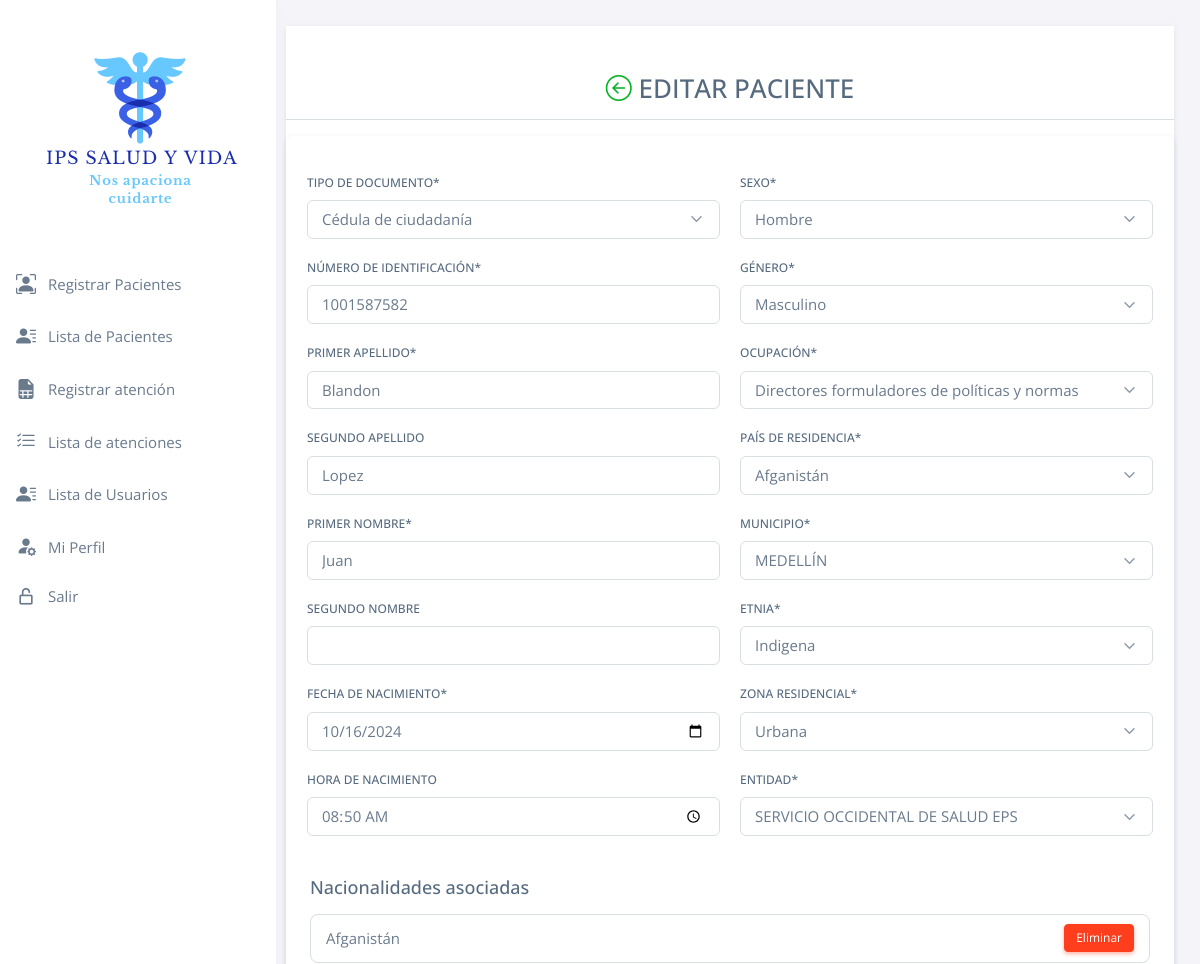
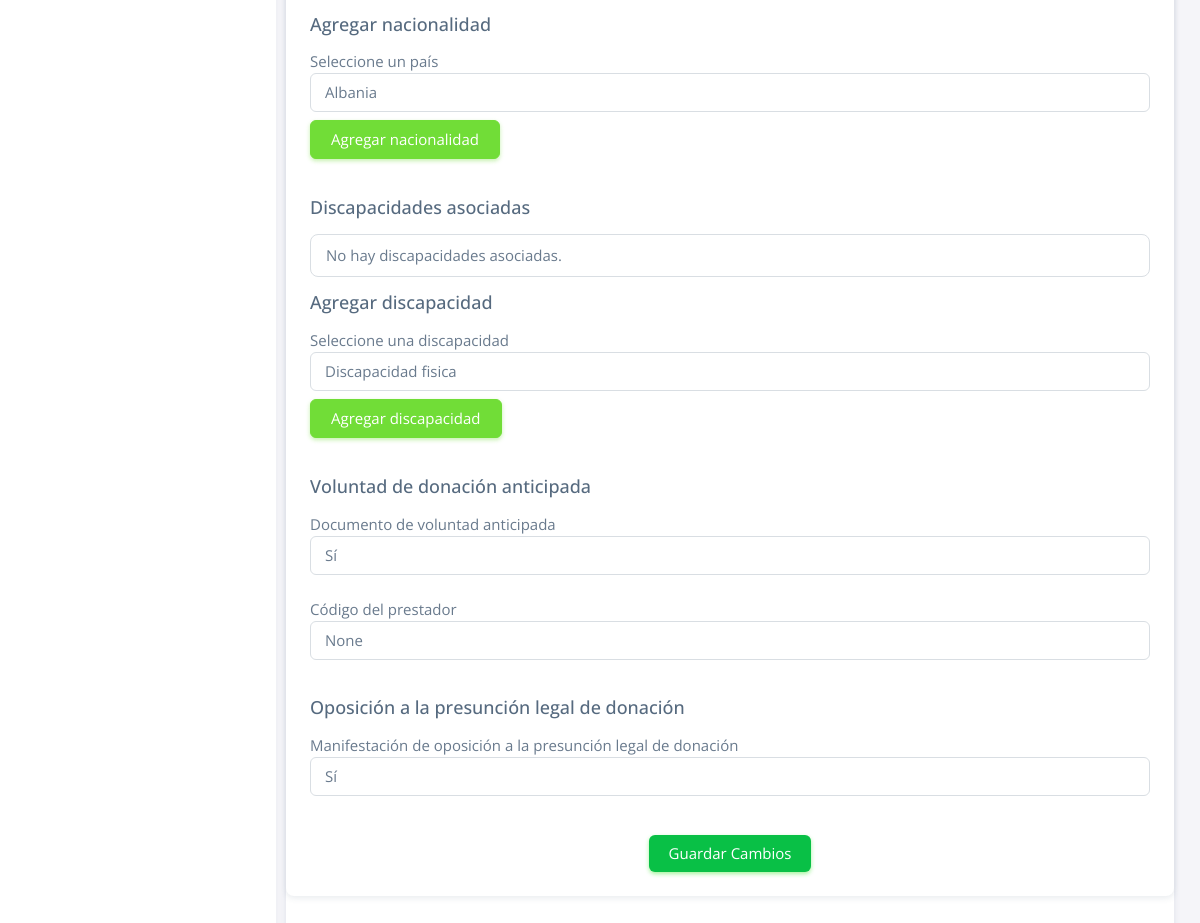
Page /editarPaciente/15 on the committed database (2 pictures, top to bottom).
### medvisit/models.py (models this page shows, shortened)
class Paciente(models.Model):
    Id = models.AutoField(primary_key=True)
    CodigoTipoDocumento = models.ForeignKey(TipoDocumento, on_delete=models.CASCADE)
    Identificacion = models.CharField(max_length=20)
    PrimerApellido = models.CharField(max_length=50)
    SegundoApellido = models.CharField(max_length=50, blank=True, null=True)
    PrimerNombre = models.CharField(max_length=50)
    SegundoNombre = models.CharField(max_length=50, blank=True, null=True)
    FechaNacimiento = models.DateField()
    HoraNacimiento = models.TimeField(blank=True, null=True)
    CodigoSexo = models.ForeignKey(Sexo, on_delete=models.CASCADE)
    CodigoGenero = models.ForeignKey(Genero, on_delete=models.CASCADE)
    CodigoOcupacion = models.ForeignKey(Ocupacion, on_delete=models.CASCADE)
    CodigoPaisResidencia = models.ForeignKey(Pais, on_delete=models.CASCADE)
    CodigoMunicipio = models.ForeignKey(Municipio, on_delete=models.CASCADE)
    CodigoEtnia = models.ForeignKey(Etnia, on_delete=models.CASCADE)
    CodigoZonaResidencial = models.ForeignKey(ZonaResidencial, on_delete=models.CASCADE)
    CodigoEntidad = models.ForeignKey(Entidad, on_delete=models.CASCADE)
    class Meta:
        db_table = 'Paciente'

class PacienteNacionalidad(models.Model):
    paciente = models.ForeignKey('Paciente', on_delete=models.CASCADE)
    pais = models.ForeignKey('Pais', on_delete=models.CASCADE)
    class Meta:
        db_table = 'PacienteNacionalidad'
        unique_together = ('paciente', 'pais')

class Pais(models.Model):
    codigo = models.CharField(max_length=3, primary_key=True)
    nombre = models.CharField(max_length=200, null=True, blank=True)
    class Meta:
        db_table = 'Pais'
    def __str__(self):
        return self.nombre

class VoluntadAnticipada(models.Model):
    id = models.AutoField(primary_key=True)
    paciente = models.ForeignKey('Paciente', on_delete=models.CASCADE)
    voluntad = models.CharField(max_length=2, null=True, blank=True)
    fecha = models.DateTimeField(null=True, blank=True)
    codigo_prestador = models.CharField(max_length=12, null=True, blank=True)
    class Meta:
        db_table = 'VoluntadAnticipada'

### medvisit/views.py (the view)
# urls.py: path('editarPaciente/<id>', views.editarPaciente, name='editarPaciente'),
def editarPaciente(request, id):
    paciente = get_object_or_404(Paciente, Id=id)
    nacionalidades_asociadas = PacienteNacionalidad.objects.filter(paciente=paciente)
    paises_disponibles = Pais.objects.exclude(pacientenacionalidad__paciente=paciente)
    discapacidades_asociadas = PacienteDiscapacidad.objects.filter(paciente=paciente)
    discapacidades_disponibles = Discapacidad.objects.exclude(pacientediscapacidad__paciente=paciente)
    voluntad_anticipada, created = VoluntadAnticipada.objects.get_or_create(paciente=paciente)
    oposicion, created = Oposicion.objects.get_or_create(paciente=paciente)
    if request.method == 'POST':
        if 'eliminar_discapacidad' in request.POST:
            discapacidad_id = request.POST.get('eliminar_discapacidad')
            discapacidad = get_object_or_404(Discapacidad, codigo=discapacidad_id)
            PacienteDiscapacidad.objects.filter(paciente=paciente, discapacidad=discapacidad).delete()
            return redirect('editarPaciente', id=paciente.Id)
        elif 'agregar_discapacidad' in request.POST:
            discapacidad_id = request.POST.get('paciente_discapacidad')
            discapacidad = get_object_or_404(Discapacidad, codigo=discapacidad_id)
            PacienteDiscapacidad.objects.create(paciente=paciente, discapacidad=discapacidad)
            return redirect('editarPaciente', id=paciente.Id)
        if 'eliminar_nacionalidad' in request.POST:
            pais_codigo = request.POST.get('eliminar_nacionalidad')
            pais = get_object_or_404(Pais, codigo=pais_codigo)
            PacienteNacionalidad.objects.filter(paciente=paciente, pais=pais).delete()
            return redirect('editarPaciente', id=paciente.Id)
        elif 'agregar_nacionalidad' in request.POST:
            pais_codigo = request.POST.get('nacionalidad_pais')
            pais = get_object_or_404(Pais, codigo=pais_codigo)
            PacienteNacionalidad.objects.create(paciente=paciente, pais=pais)
            return redirect('editarPaciente', id=paciente.Id)
        formPaciente = PacienteForm(request.POST, instance=paciente)
        if formPaciente.is_valid():
            formPaciente.save()
            voluntad_anticipada.voluntad = request.POST.get('voluntad')
            voluntad_anticipada.codigo_prestador = request.POST.get('codigo_prestador')
            voluntad_anticipada.fecha = timezone.now()  # Asigna la fecha actual
            voluntad_anticipada.save()
            oposicion.manifestacion = request.POST.get('oposicion')
            oposicion.fecha = timezone.now()  # Asigna la fecha actual
            oposicion.save()
            messages.success(request, 'Paciente actualizado con éxito.')
            return redirect('/')
    else:
        formPaciente = PacienteForm(instance=paciente)
    contexto = {
        'FormPaciente': formPaciente,
        'paciente': paciente,
        'discapacidades_asociadas': discapacidades_asociadas,
        'discapacidades_disponibles': discapacidades_disponibles,
        'voluntad_anticipada': voluntad_anticipada,
        'oposicion': oposicion,
        'nacionalidades_asociadas': nacionalidades_asociadas,
        'paises_disponibles': paises_disponibles,
    }
    return render(request, "public/pacientes/editar_paciente.html", contexto)

### medvisit/models.py (called while the page is built)
    def __str__(self):
        return self.nombre

    def __str__(self):
        return self.nombre

    def __str__(self):
        return self.nombre

    def __str__(self):
        return self.nombre

    def __str__(self):
        return self.nombre

    def __str__(self):
        return self.nombre

    def __str__(self):
        return self.nombre

    def __str__(self):
        return self.nombre

### medvisit/templates/public/pacientes/editar_paciente.html (shortened to what this page needs)
{% extends "public/base.html" %}
{% load static %}
{% load crispy_forms_tags %}
{% block body %}
<div class="card" style="border-radius: 0px !important">
    <div class="row justify-content-center mb-2">
        <div class="col-md-12 mb-4">
            <h3 class="text-center mt-5 mb-3">
                <a href="{% url 'listarPacientes' %}" class="text-decoration-none">
                    <i class="bi bi-arrow-left-circle"></i>
                  </a>
                EDITAR PACIENTE</h3>
            <hr />
            <div class="card">
                <div class="card-body">
                    <form action="" method="POST">
                        <div class="row">
                            <div class="col-md-6" style="padding: 10px;">
                                <div class="mb-3">
                                    {{ FormPaciente.CodigoTipoDocumento|as_crispy_field }}
                                </div>
                                <div class="mb-3">
                                    {{ FormPaciente.Identificacion|as_crispy_field }}
                                </div>
                                <div class="mb-3">
                                    {{ FormPaciente.PrimerApellido|as_crispy_field }}
                                </div>
                                <div class="mb-3">
                                    {{ FormPaciente.SegundoApellido|as_crispy_field }}
                                </div>
                                <div class="mb-3">
                                    {{ FormPaciente.PrimerNombre|as_crispy_field }}
                                </div>
                                <div class="mb-3">
                                    {{ FormPaciente.SegundoNombre|as_crispy_field }}
                                </div>
                                <div class="mb-3">
                                    {{ FormPaciente.FechaNacimiento|as_crispy_field }}
                                </div>
                                <div class="mb-3">
                                    {{ FormPaciente.HoraNacimiento|as_crispy_field }}
                                </div>
                            </div>
                            <div class="col-md-6" style="padding: 10px;">
                                <div class="mb-3">
                                    {{ FormPaciente.CodigoSexo|as_crispy_field }}
                                </div>
                                <div class="mb-3">
                                    {{ FormPaciente.CodigoGenero|as_crispy_field }}
                                </div>
                                <div class="mb-3">
                                    {{ FormPaciente.CodigoOcupacion|as_crispy_field }}
                                </div>
                                <div class="mb-3">
                                    {{ FormPaciente.CodigoPaisResidencia|as_crispy_field }}
                                </div>
                                <div class="mb-3">
                                    {{ FormPaciente.CodigoMunicipio|as_crispy_field }}
                                </div>
                                <div class="mb-3">
                                    {{ FormPaciente.CodigoEtnia|as_crispy_field }}
                                </div>
                                <div class="mb-3">
                                    {{ FormPaciente.CodigoZonaResidencial|as_crispy_field }}
                                </div>
                                <div class="mb-3">
                                    {{ FormPaciente.CodigoEntidad|as_crispy_field }}
                                </div>
                            </div>
                        </div>
                        <div class="mt-3">
                            <h5>Nacionalidades asociadas</h5>
                            <ul class="list-group">
                                {% for nacionalidad in nacionalidades_asociadas %}
                                    <li class="list-group-item d-flex justify-content-between align-items-center">
                                        {{ nacionalidad.pais.nombre }}
                                        <button type="submit" name="eliminar_nacionalidad" value="{{ nacionalidad.pais.codigo }}" class="btn btn-danger btn-sm">Eliminar</button>
                                    </li>
                                {% empty %}
                                    <li class="list-group-item">No hay nacionalidades asociadas.</li>
                                {% endfor %}
                            </ul>
                        </div>
                        <div class="mt-3">
                            <h5>Agregar nacionalidad</h5>
                            <div class="form-group">
                                <label for="nacionalidad_pais">Seleccione un país</label>
                                <select name="nacionalidad_pais" class="form-control" id="nacionalidad_pais">
                                    {% for pais in paises_disponibles %}
                                        <option value="{{ pais.codigo }}">{{ pais.nombre }}</option>
                                    {% endfor %}
                                </select>
                            </div>
                            <button type="submit" name="agregar_nacionalidad" class="btn btn-success mt-2">Agregar nacionalidad</button>
                        </div>
                        <br>
                        <div class="mt-3">
                            <h5>Discapacidades asociadas</h5>
                            <ul class="list-group">
                                {% for discapacidad in discapacidades_asociadas %}
                                    <li class="list-group-item d-flex justify-content-between align-items-center">
                                        {{ discapacidad.discapacidad.nombre }}
                                        <button type="submit" name="eliminar_discapacidad" value="{{ discapacidad.discapacidad.codigo }}" class="btn btn-danger btn-sm">Eliminar</button>
                                    </li>
                                {% empty %}
                                    <li class="list-group-item">No hay discapacidades asociadas.</li>
                                {% endfor %}
                            </ul>
                        </div>
                        <div class="mt-3">
                            <h5>Agregar discapacidad</h5>
                            <div class="form-group">
                                <label for="paciente_discapacidad">Seleccione una discapacidad</label>
                                <select name="paciente_discapacidad" class="form-control" id="paciente_discapacidad">
                                    {% for discapacidad in discapacidades_disponibles %}
                                        <option value="{{ discapacidad.codigo }}">{{ discapacidad.nombre }}</option>
                                    {% endfor %}
                                </select>
                            </div>
                            <button type="submit" name="agregar_discapacidad" class="btn btn-success mt-2">Agregar discapacidad</button>
                        </div>
                        <br>
                        <div class="mt-3">
                            <h5>Voluntad de donación anticipada</h5>
                            <div class="form-group">
                                <label for="voluntad">Documento de voluntad anticipada</label>
                                <select name="voluntad" class="form-control" id="voluntad">
                                    <option value="Si" {% if voluntad_anticipada.voluntad == 'Si' %}selected{% endif %}>Sí</option>
                                </select>
                            </div>
                            <br>
                            <div class="form-group">
                                <label for="codigo_prestador">Código del prestador</label>
                                <input type="text" name="codigo_prestador" class="form-control" id="codigo_prestador" value="{{ voluntad_anticipada.codigo_prestador }}">
                            </div>
                        </div>
                        <br>
                        <div class="mt-3">
                            <h5>Oposición a la presunción legal de donación</h5>
                            <div class="form-group">
                                <label for="oposicion">Manifestación de oposición a la presunción legal de donación</label>
                                <select name="oposicion" class="form-control" id="oposicion">
                                    <option value="Si" {% if oposicion.manifestacion == 'Si' %}selected{% endif %}>Sí</option>
                                </select>
                            </div>
                            <br>
                        </div>
                        <div class="form-group mt-3 d-flex justify-content-center">
                            <button type="submit" class="btn btn-primary">Guardar Cambios</button>
                        </div>
                    </form>
                </div>
            </div>
        </div>
    </div>
</div>
{% endblock %}

### medvisit/static/assets/css/my_style.css (style rules this page uses)
body { font-family: "Open Sans", sans-serif; }
.btn-primary { background-color: #09c046 !important; border: none !important; }

### rows in the picture
Paciente: CodigoTipoDocumento "Cédula de ciudadanía", Identificacion "1001587582", PrimerApellido "Blandon", SegundoApellido "Lopez", PrimerNombre "Juan", FechaNacimiento "10/16/2024", HoraNacimiento "08:50:00", CodigoSexo "Hombre", CodigoGenero "Masculino", CodigoOcupacion "Directores formuladores de políticas y normas", CodigoPaisResidencia "Afganistán", CodigoMunicipio "MEDELLÍN", CodigoEtnia "Indigena", CodigoZonaResidencial "Urbana", CodigoEntidad "SERVICIO OCCIDENTAL DE SALUD EPS"
PacienteNacionalidad: pais.nombre "Afganistán"
VoluntadAnticipada: codigo_prestador "None"

### other values in the picture
form field nacionalidad_pais "Albania"
form field paciente_discapacidad "Discapacidad fisica"
